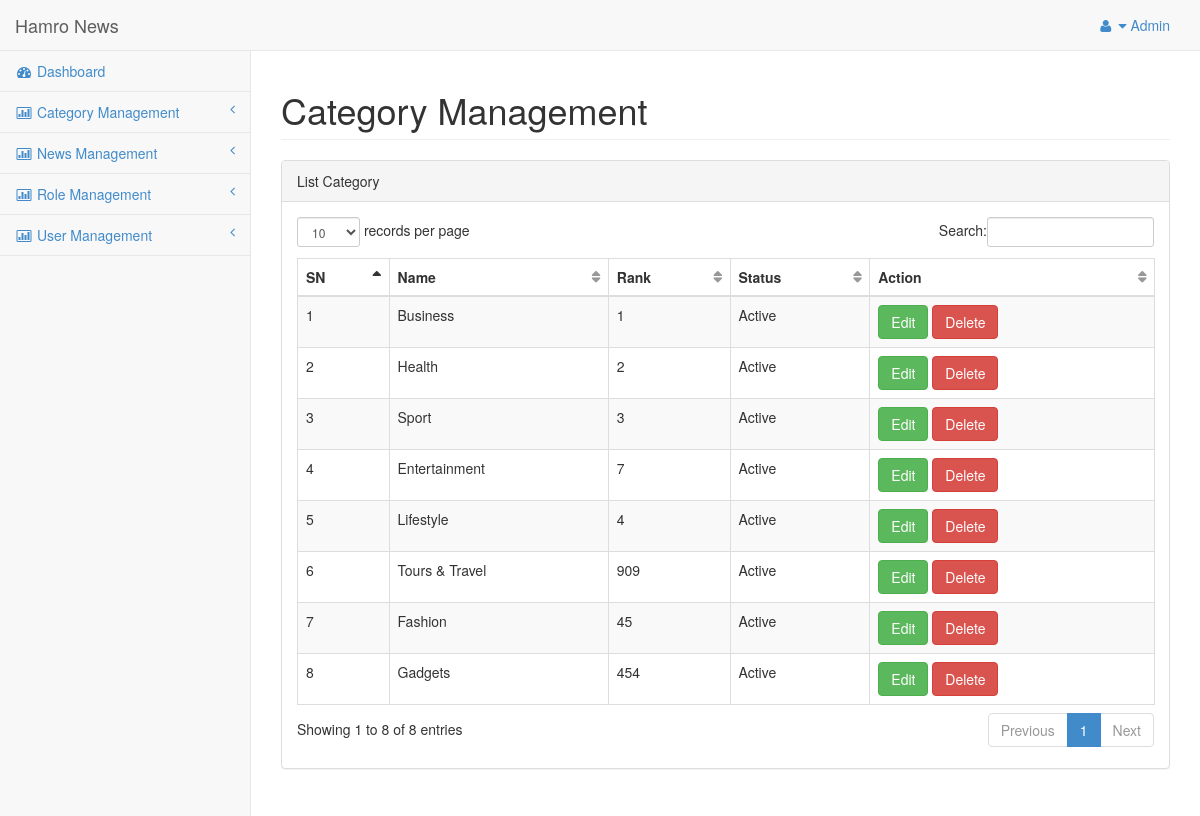
/admin/list_category.php (signed in), run on the app's committed database.
### tables this page shows
CREATE TABLE `tbl_categories` (
  `id` int(11) NOT NULL,
  `name` varchar(50) NOT NULL,
  `rank` int(11) NOT NULL,
  `status` tinyint(1) NOT NULL DEFAULT 0,
  `created_at` datetime NOT NULL,
  `modified_at` datetime DEFAULT NULL,
  `created_by` varchar(50) NOT NULL,
  `modified_by` varchar(50) DEFAULT NULL
);

### admin/class/common.class.php (called while the page is built, shortened)
<?php
	abstract class Common{
		function select($sql){
			$db_connect = new mysqli(DB_HOST,DB_USERNAME,DB_PASSWORD,DB_DATABASE);
			$result = $db_connect->query($sql);
			$datas = [];
			if($result->num_rows > 0){
				while ($d = $result->fetch_object()) {
					array_push($datas, $d);
				}
			} else{
				return $datas;
			}
			return $datas;
		}
	}
?>

### admin/class/category.class.php (called while the page is built, shortened)
<?php
	require_once "common.class.php";
	class Category extends Common{
		function retrive(){
			$sql = "select * from tbl_categories";
			return $this->select($sql);
		}
	}
?>

### admin/list_category.php (the view, shortened to what this page needs)
<?php
    $title = 'List Category';
    require_once "includes/header.php";
    require_once "class/category.class.php";
    $category = new Category();
    $datas = $category->retrive();
?>
<div id="page-wrapper">
    <div class="row">
        <div class="col-lg-12">
            <h1 class="page-header">Category Management</h1>
        </div>
    </div>
    <div class="row">
        <div class="col-lg-12">
            <div class="panel panel-default">
                <div class="panel-heading"><?php echo $title; ?></div>
                <div class="panel-body">
                    <div class="table-responsive">
                        <table class="table table-striped table-bordered table-hover" id="list_category">
                            <thead>
                                <tr>
                                    <th>SN</th>
                                    <th>Name</th>
                                    <th>Rank</th>
                                    <th>Status</th>
                                    <th>Action</th>
                                </tr>
                            </thead>
                            <tbody>
                                <?php
                                    if(count($datas) != 0){
                                        $count = 0;
                                        foreach ($datas as $item) { $count++; ?>
                                            <tr class="odd gradeX">
                                                <td><?php echo $count; ?></td>
                                                <td><?php echo $item->name; ?></td>
                                               <td><?php echo $item->rank; ?></td>
                                                <td>
                                                    <?php
                                                        if($item->status == 1){
                                                            echo 'Active';
                                                        } else{
                                                            echo 'De-active';
                                                        }
                                                    ?>
                                                </td>
                                                <td>
                                                    <a href="edit_category.php?id=<?php echo $item->id; ?>" class="btn btn-success">Edit</a>
                                                    <a href="delete_category.php?id=<?php echo $item->id; ?>" class="btn btn-danger">Delete</a>
                                                </td>
                                            </tr>
                                        <?php }
                                    } else{
                                        echo 'No data found.';
                                    }
                                ?>
                            </tbody>
                        </table>
                    </div>
                </div>
            </div>
        </div>
    </div>
</div>
<?php require_once "includes/footer.php" ?>

### admin/css/sb-admin.css (style rules this page uses)
body { padding-top: 100px; background-color: #f8f8f8; }
@media (min-width:768px) { body { padding-top: 50px; } }
#page-wrapper { padding: 0 15px; min-height: 568px; background-color: #fff; }
@media (min-width:768px) { #page-wrapper { position: inherit; margin: 0 0 0 250px; padding: 0 30px; min-height: 1300px; border-left: 1px solid #e7e7e7; } }
table.dataTable thead .sorting, table.dataTable thead .sorting_asc, table.dataTable thead .sorting_desc, table.dataTable thead .sorting_asc_disabled, table.dataTable thead .sorting_desc_disabled { background: transparent; }
table.dataTable thead .sorting_asc:after { content: "\f0de"; float: right; font-family: fontawesome; }
table.dataTable thead .sorting:after { content: "\f0dc"; float: right; font-family: fontawesome; color: rgba(50,50,50,.5); }

### data on the page
tbl_categories: name "Business", rank "1", status "Active"
tbl_categories: name "Health", rank "2", status "Active"
tbl_categories: name "Sport", rank "3", status "Active"
tbl_categories: name "Entertainment", rank "7", status "Active"
tbl_categories: name "Lifestyle", rank "4", status "Active"
tbl_categories: name "Tours & Travel", rank "909", status "Active"
tbl_categories: name "Fashion", rank "45", status "Active"
tbl_categories: name "Gadgets", rank "454", status "Active"

### other printed values
$_SESSION['name'] "Admin"
$title "List Category"
